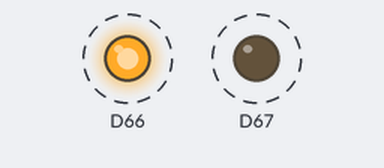
A sketch run on a simulated Arduino Due. On the bench: output pins drawn as LEDs (lit = HIGH). Dashed ring = blinking.

Above: at 0.1 s.
Timing chart, 0 to 2.0 s (numbered marks = the images above):
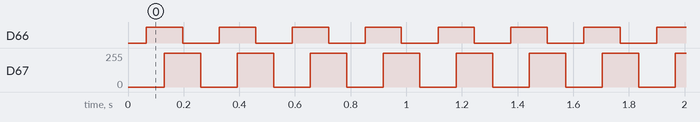

The sketch:

dac.ino
```cpp
void setup() {
  // put your setup code here, to run once:
  analogWriteResolution(12);
}

void loop() {
  int i;
  for (i = 0; i < 4095; i++) {
    analogWrite(DAC0, i);
    analogWrite(DAC1, 0);
  }
  for (i = 0; i < 4095; i++) {
    analogWrite(DAC0, 4095);
    analogWrite(DAC1, i);
  }
  for (i = 4095; i > 0; i--) {
    analogWrite(DAC0, i);
    analogWrite(DAC1, 4095);
  }
  for (i = 4095; i > 0; i--) {
    analogWrite(DAC0, 0);
    analogWrite(DAC1, i);
  }
}
```

Measured:
- by itself, D66: alternates HIGH for 0.13 s and LOW for 0.13 s
- by itself, D67: alternates 255/255 for 0.13 s and 0/255 for 0.13 s
